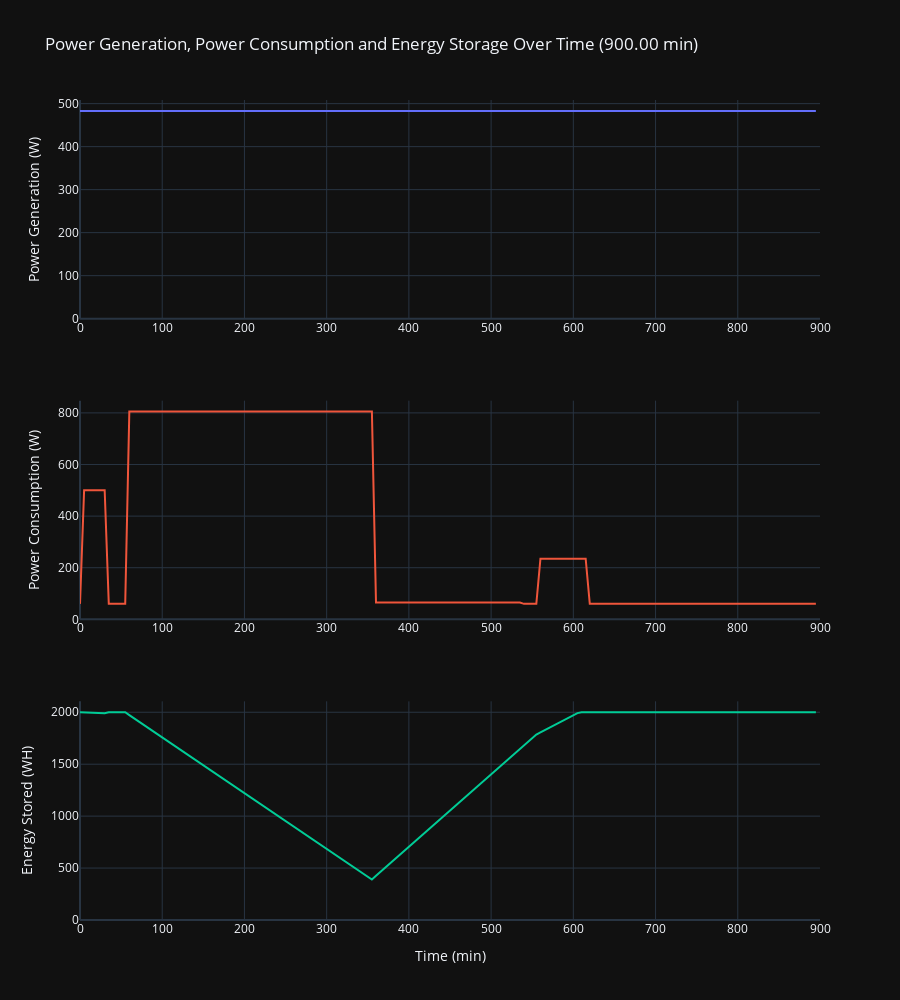

Source (notebook cell):
### Markdown cell above
## Power Modelling of Nominal Operations
For now we are going to assume the batteries start empty and you have a very large battery capacity.

You should come back and improve these assumptions as you progress the design of your space system's electrical power system.

Fill in the missing expression to calculate the next energy storage level (it's a numerical integration of power over time) and then run the code below.

Also fill in the missing part of the expression to limit the maximum level of stored energy to the battery pack capacity.

### Code cell
energy_storage_capacity = 2000*u.W*u.h #energy storage limit (battery pack capacity)
e_0 = energy_storage_capacity #0*u.W*u.h # initial energy storage level

energy_stored = np.zeros(t.shape)*u.W*u.h #create array of zeroes the same shape as t

delta_t = t[1]-t[0]

for i in range(len(t)):
    time = t[i]
    if i==0:
        energy_stored[i] = e_0
    else:
        next_energy_storage_level = energy_stored[i-1]+(power_generation_array[i]-power_consumption[i])*delta_t #calculate the next energy storage level
        energy_stored[i] = np.clip(next_energy_storage_level, 0, energy_storage_capacity) #clamp energy storage

        
        #if(next_energy_storage_level > energy_storage_capacity):
        #    energy_stored[i] = energy_storage_capacity
        #else:
        #    energy_stored[i] = next_energy_storage_level

from plotly.subplots import make_subplots

fig = make_subplots(rows=3, cols=1)

print("Energy stored after one orbit: {:.2f} WH".format(energy_stored[-1].to(u.W*u.h).value))
print("Minimum storage state: {:.2f} WH".format(energy_stored.min().to(u.W*u.h).value))

if energy_stored.min() == 0:
    print("WARNING: energy production/storage too small \n")

print("Maximum storage state: {:.2f} WH".format(energy_stored.max().to(u.W*u.h).value))


fig.layout.template = 'plotly_dark' #activate the dark theme, comment out for light theme if you want

fig.add_trace(go.Scatter(x=t, y=power_generation_array, name="Power Generation (W)", line=dict(color="#636EFA"), showlegend=False), row=1, col=1)
fig.add_trace(go.Scatter(x=t, y=power_consumption, name="Power Consumption (W)", line=dict(color="#EF553B"), showlegend=False), row=2, col=1)
fig.add_trace(go.Scatter(x=t, y=energy_stored, name="Energy Stored (WH)", line=dict(color="#00CC96"), showlegend=False), row=3, col=1)

fig.update_yaxes(title_text="Power Generation (W)", rangemode="tozero", row=1, col=1)
fig.update_yaxes(title_text="Power Consumption (W)", rangemode="tozero", row=2, col=1)
fig.update_yaxes(title_text="Energy Stored (WH)", rangemode="tozero", row=3, col=1)

fig.update_xaxes(range=[0, duration_in_min], row=1, col=1)
fig.update_xaxes(range=[0, duration_in_min], row=2, col=1)
fig.update_xaxes(title_text="Time ({})".format(t.unit), range=[0, duration_in_min], row=3, col=1)

fig.update_layout(title_text="Power Generation, Power Consumption and Energy Storage Over Time ({:.2f} min)".format(duration_in_min),
                  height=1000,
                  showlegend=True,
                  legend=dict(traceorder="normal"),
                  barmode="stack")

fig.show() #display figure

fig.write_image("Mission_power_profile.png")

### Figure 1 — Plotly figure (JSON) as saved in the notebook; plotly's stock layout.template omitted (floating-point values rounded to 4 significant figures; data arrays with more than 128 entries replaced by an {"elided": "..."} marker saying what was removed)
{"data": [{"line": {"color": "#636EFA"}, "name": "Power Generation (W)", "showlegend": false, "type": "scatter", "x": {"elided": "180 float values"}, "xaxis": "x", "y": {"elided": "180 float values"}, "yaxis": "y"}, {"line": {"color": "#EF553B"}, "name": "Power Consumption (W)", "showlegend": false, "type": "scatter", "x": {"elided": "180 float values"}, "xaxis": "x2", "y": {"elided": "180 float values"}, "yaxis": "y2"}, {"line": {"color": "#00CC96"}, "name": "Energy Stored (WH)", "showlegend": false, "type": "scatter", "x": {"elided": "180 float values"}, "xaxis": "x3", "y": {"elided": "180 float values"}, "yaxis": "y3"}], "layout": {"barmode": "stack", "height": 1000, "legend": {"traceorder": "normal"}, "showlegend": true, "title": {"text": "Power Generation, Power Consumption and Energy Storage Over Time (900.00 min)"}, "xaxis": {"anchor": "y", "domain": [0, 1], "range": [0, 900]}, "xaxis2": {"anchor": "y2", "domain": [0, 1], "range": [0, 900]}, "xaxis3": {"anchor": "y3", "domain": [0, 1], "range": [0, 900], "title": {"text": "Time (min)"}}, "yaxis": {"anchor": "x", "domain": [0.7333, 1], "rangemode": "tozero", "title": {"text": "Power Generation (W)"}}, "yaxis2": {"anchor": "x2", "domain": [0.3667, 0.6333], "rangemode": "tozero", "title": {"text": "Power Consumption (W)"}}, "yaxis3": {"anchor": "x3", "domain": [0, 0.2667], "rangemode": "tozero", "title": {"text": "Energy Stored (WH)"}}}}
